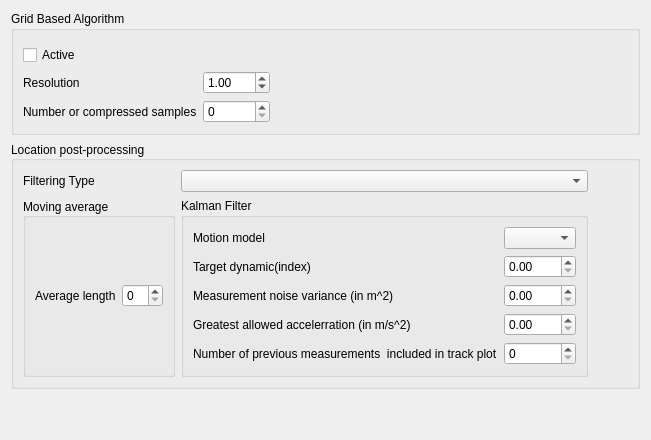
      <widget class="QWidget" name="tab">
       <attribute name="title">
        <string>TDOA</string>
       </attribute>
       <layout class="QVBoxLayout" name="verticalLayout_17">
        <item>
         <layout class="QVBoxLayout" name="verticalLayout_13">
          <property name="topMargin">
           <number>0</number>
          </property>
          <item>
           <widget class="QGroupBox" name="groupBox_9">
            <property name="title">
             <string>Grid Based Algorithm</string>
            </property>
            <layout class="QHBoxLayout" name="horizontalLayout_14">
             <item>
              <layout class="QGridLayout" name="gridLayout_9">
               <property name="topMargin">
                <number>5</number>
               </property>
               <item row="1" column="0">
                <widget class="QLabel" name="label_2">
                 <property name="text">
                  <string>Resolution</string>
                 </property>
                </widget>
               </item>
               <item row="2" column="0">
                <widget class="QLabel" name="label_3">
                 <property name="text">
                  <string>Number or compressed samples</string>
                 </property>
                </widget>
               </item>
               <item row="2" column="1">
                <widget class="QSpinBox" name="spinGridNumCompSamps">
                 <property name="keyboardTracking">
                  <bool>false</bool>
                 </property>
                 <property name="maximum">
                  <number>999999999</number>
                 </property>
                </widget>
               </item>
               <item row="1" column="1">
                <widget class="QDoubleSpinBox" name="spinGridResolution">
                 <property name="maximum">
                  <double>999.990000000000009</double>
                 </property>
                 <property name="singleStep">
                  <double>0.500000000000000</double>
                 </property>
                 <property name="value">
                  <double>1.000000000000000</double>
                 </property>
                </widget>
               </item>
               <item row="0" column="0">
                <widget class="QCheckBox" name="gridBasedCheckBox">
                 <property name="text">
                  <string>Active</string>
                 </property>
                </widget>
               </item>
              </layout>
             </item>
             <item>
              <spacer name="horizontalSpacer">
               <property name="orientation">
                <enum>Qt::Horizontal</enum>
               </property>
               <property name="sizeHint" stdset="0">
                <size>
                 <width>40</width>
                 <height>20</height>
                </size>
               </property>
              </spacer>
             </item>
            </layout>
           </widget>
          </item>
         </layout>
        </item>
        <item>
         <widget class="QGroupBox" name="groupBox_16">
          <property name="title">
           <string>Location post-processing</string>
          </property>
          <property name="alignment">
           <set>Qt::AlignLeading|Qt::AlignLeft|Qt::AlignVCenter</set>
          </property>
          <layout class="QHBoxLayout" name="horizontalLayout_18">
           <item>
            <layout class="QGridLayout" name="gridLayout_8">
             <item row="0" column="0">
              <widget class="QLabel" name="label">
               <property name="text">
                <string>Filtering Type</string>
               </property>
              </widget>
             </item>
             <item row="0" column="1">
              <widget class="QComboBox" name="comboBoxFilteringType"/>
             </item>
             <item row="1" column="0">
              <widget class="QGroupBox" name="groupBox_17">
               <property name="title">
                <string>Moving average</string>
               </property>
               <property name="alignment">
                <set>Qt::AlignLeading|Qt::AlignLeft|Qt::AlignVCenter</set>
               </property>
               <layout class="QHBoxLayout" name="horizontalLayout_20">
                <item>
                 <layout class="QGridLayout" name="gridLayout_5">
                  <item row="0" column="1">
                   <widget class="QSpinBox" name="spinBoxAverageLength"/>
                  </item>
                  <item row="0" column="0">
                   <widget class="QLabel" name="label_4">
                    <property name="text">
                     <string>Average length</string>
                    </property>
                   </widget>
                  </item>
                 </layout>
                </item>
               </layout>
              </widget>
             </item>
             <item row="1" column="1">
              <widget class="QGroupBox" name="groupBox_18">
               <property name="title">
                <string>Kalman Filter</string>
               </property>
               <layout class="QGridLayout" name="gridLayout_13">
                <item row="0" column="0">
                 <layout class="QGridLayout" name="gridLayout_11">
                  <item row="1" column="0">
                   <widget class="QLabel" name="label_21">
                    <property name="text">
                     <string>Target dynamic(index)</string>
                    </property>
                   </widget>
                  </item>
                  <item row="1" column="1">
                   <widget class="QDoubleSpinBox" name="doubleSpinBoxDynamic">
                    <property name="singleStep">
                     <double>0.100000000000000</double>
                    </property>
                   </widget>
                  </item>
                  <item row="0" column="1">
                   <widget class="QComboBox" name="comboBoxMotionModel"/>
                  </item>
                  <item row="3" column="0">
                   <widget class="QLabel" name="label_23">
                    <property name="text">
                     <string>Greatest allowed accelerration (in m/s^2)</string>
                    </property>
                   </widget>
                  </item>
                  <item row="2" column="0">
                   <widget class="QLabel" name="label_22">
                    <property name="text">
                     <string>Measurement noise variance (in m^2)</string>
                    </property>
                   </widget>
                  </item>
                  <item row="0" column="0">
                   <widget class="QLabel" name="label_20">
                    <property name="text">
                     <string>Motion model</string>
                    </property>
                   </widget>
                  </item>
                  <item row="4" column="0">
                   <widget class="QLabel" name="label_24">
                    <property name="text">
                     <string>Number of previous measurements  included in track plot</string>
                    </property>
                   </widget>
                  </item>
                  <item row="4" column="1">
                   <widget class="QSpinBox" name="spinBoxTrackPlotLength">
                    <property name="maximum">
                     <number>200</number>
                    </property>
                   </widget>
                  </item>
                  <item row="3" column="1">
                   <widget class="QDoubleSpinBox" name="spinBoxMaxAcc">
                    <property name="singleStep">
                     <double>0.500000000000000</double>
                    </property>
                   </widget>
                  </item>
                  <item row="2" column="1">
                   <widget class="QDoubleSpinBox" name="spinBoxMeasurementNoise">
                    <property name="singleStep">
                     <double>0.500000000000000</double>
                    </property>
                   </widget>
                  </item>
                 </layout>
                </item>
               </layout>
              </widget>
             </item>
            </layout>
           </item>
           <item>
            <spacer name="horizontalSpacer_3">
             <property name="orientation">
              <enum>Qt::Horizontal</enum>
             </property>
             <property name="sizeHint" stdset="0">
              <size>
               <width>40</width>
               <height>20</height>
              </size>
             </property>
            </spacer>
           </item>
          </layout>
         </widget>
        </item>
        <item>
         <spacer name="verticalSpacer">
          <property name="orientation">
           <enum>Qt::Vertical</enum>
          </property>
          <property name="sizeHint" stdset="0">
           <size>
            <width>20</width>
            <height>40</height>
           </size>
          </property>
         </spacer>
        </item>
       </layout>
      </widget>
